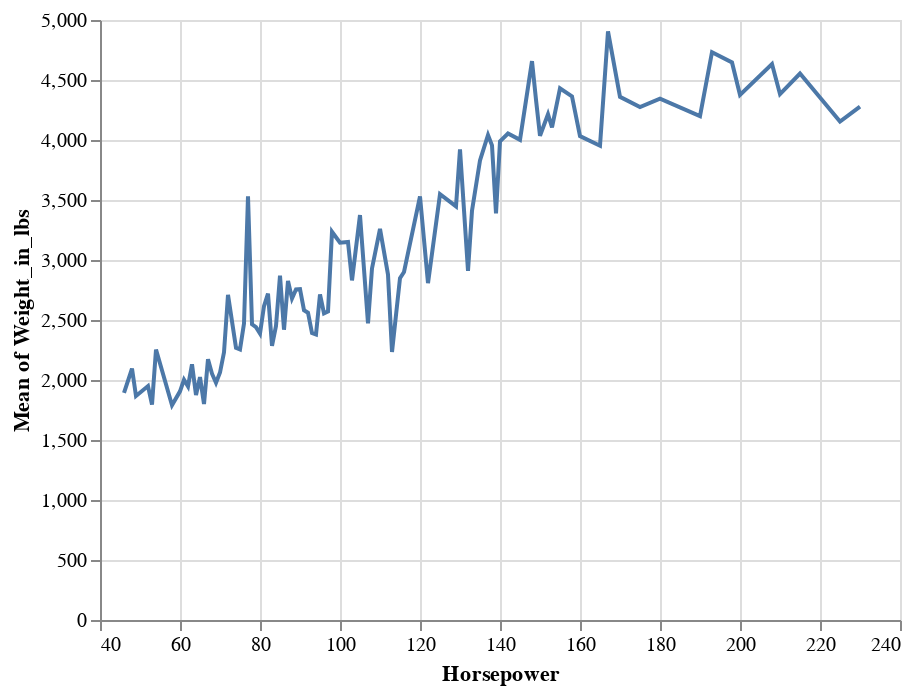

The notebook cell this image was saved under:
### Markdown cell above
### Aggregation

### Code cell
alt.Chart(cars).mark_line().encode(x="Horsepower", y="mean(Weight_in_lbs)")

### Figure 1 — Vega-Lite specification as saved in the notebook (floating-point values rounded to 4 significant figures; data arrays with more than 128 entries replaced by an {"elided": "..."} marker saying what was removed)
{"$schema": "https://vega.github.io/schema/vega-lite/v2.6.0.json", "config": {"view": {"height": 300, "width": 400}}, "data": {"name": "data-c8f93488148fad3697c74ae8c2dd0e69"}, "datasets": {"data-c8f93488148fad3697c74ae8c2dd0e69": {"elided": "406 records"}}, "encoding": {"x": {"field": "Horsepower", "type": "quantitative"}, "y": {"aggregate": "mean", "field": "Weight_in_lbs", "type": "quantitative"}}, "mark": "line"}
